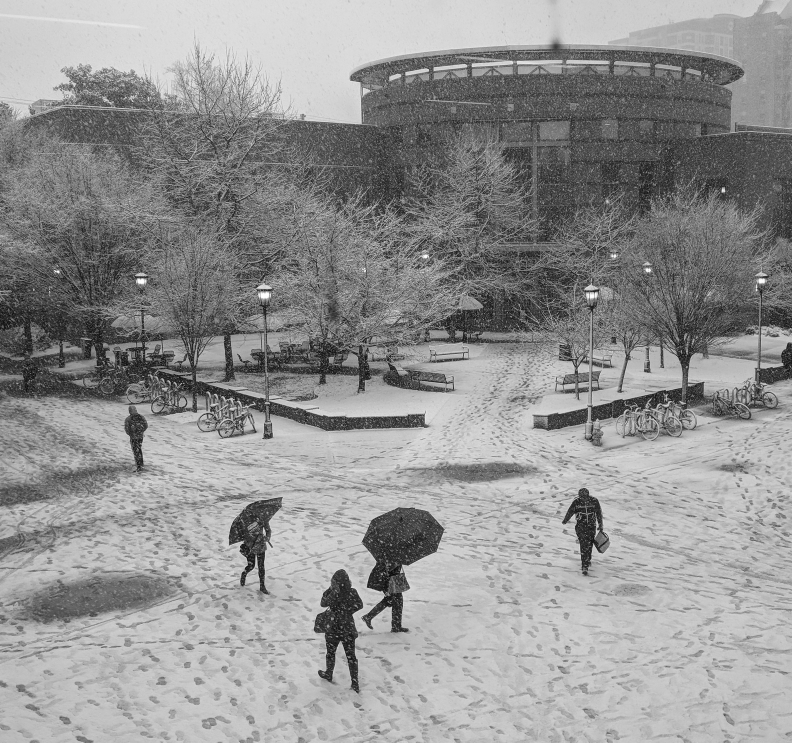
#> input picture sample.jpg, 2376 x 2228 px (shown at 1/3 size)
$ python -i generate.py   (imports and definitions only)
#> lines starting #> are read from the running program, lines starting #| are printed output that depends on the picture
def generate_art():
    from PIL import Image, ImageDraw
    import random

    img = Image.open('sample.jpg')
#> img is the input picture: PIL image 2376x2228 RGB; min 0, max 255, mean 146.8
    img = img.convert('RGBA')
#> img: PIL image 2376x2228 RGBA
    width, height = img.size
#> width = 2376; height = 2228
    start_point = random.randint(1, width-50)
#> start_point = 1578
    end_point = start_point + 50
#> end_point = 1628

    random_color = (random.choice(range(256)), random.choice(range(256)), random.choice(range(256)), 0)

    back = Image.new('RGBA', (512,512), random_color)
    poly = Image.new('RGBA', (512,512))
#> poly: PIL image 512x512 RGBA; every value is 0
    pdraw = ImageDraw.Draw(poly)
    pdraw.polygon(((0,0), (500,0), (500,500), (0, 500)), fill=(255,255,255,127), outline=(255,255,255,0))
    back.paste(poly,mask=poly)
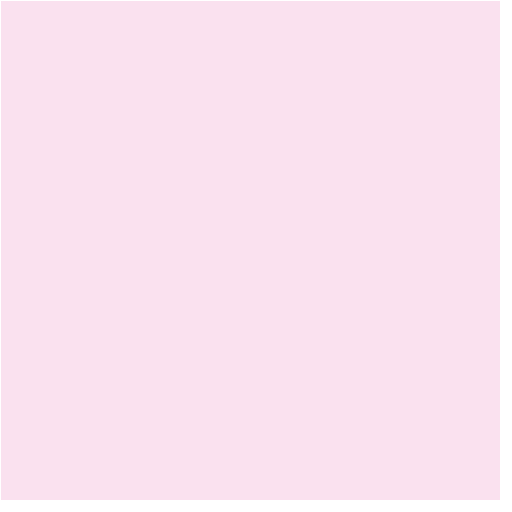
#> back: PIL image 512x512 RGBA; mean R, G, B, A 234, 131.1, 189.9, 59.8; transparent parts drawn white

    crop_area = (start_point, start_point, end_point, end_point)
#> crop_area = (1578, 1578, 1628, 1628)
    crop_img = img.crop(crop_area)
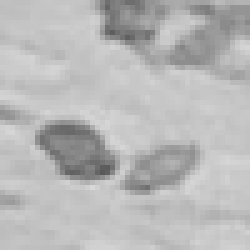
#> crop_img: PIL image 50x50 RGBA (shown 5 times larger); mean R, G, B, A 184.4, 184.4, 184.4, 255
    blowup = crop_img.resize((500,500))

    blowup.paste(back, mask=back)
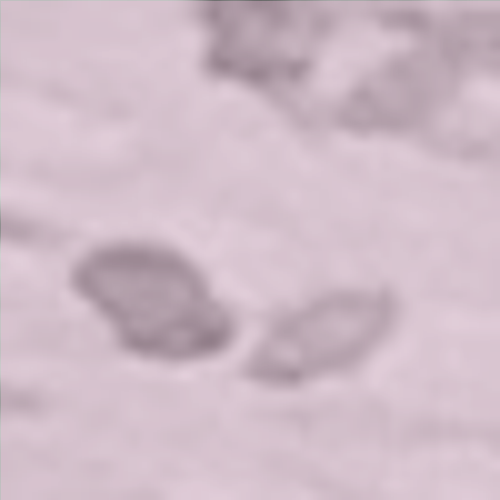
#> blowup: PIL image 500x500 RGBA; mean R, G, B, A 196.8, 172.7, 186.5, 208.2; transparent parts drawn white

    return(blowup.convert('RGB'))
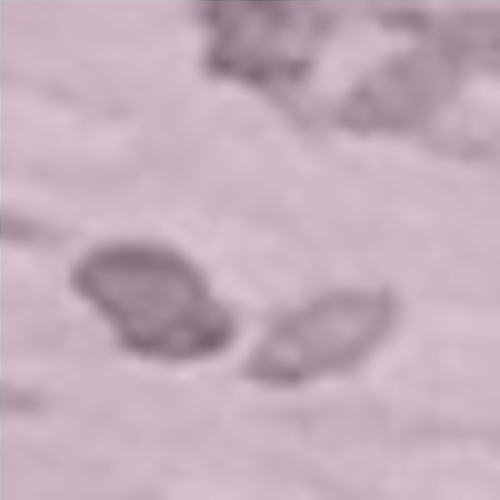
#> returned value: PIL image 500x500 RGB; mean R, G, B 196.8, 172.7, 186.5

>>> result = generate_art()
